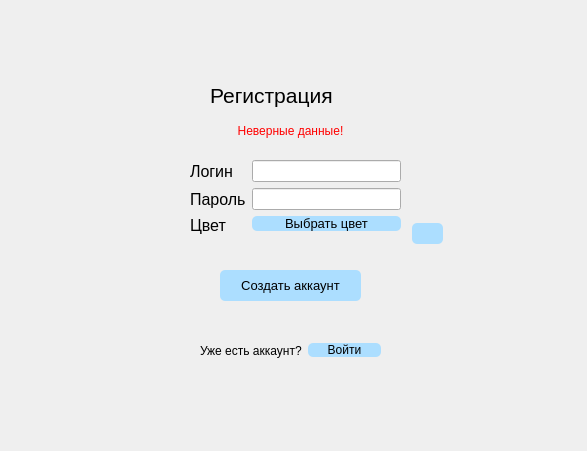
<?xml version="1.0" encoding="UTF-8"?>
<ui version="4.0">
 <class>MainWindow</class>
 <widget class="QMainWindow" name="MainWindow">
  <property name="geometry">
   <rect>
    <x>0</x>
    <y>0</y>
    <width>587</width>
    <height>451</height>
   </rect>
  </property>
  <property name="windowTitle">
   <string>MainWindow</string>
  </property>
  <property name="styleSheet">
   <string notr="true">QPushButton{
	background-color: rgb(172, 222, 255);
	border-radius: 5px;
}</string>
  </property>
  <widget class="QWidget" name="centralwidget">
   <widget class="QPushButton" name="reg_btn">
    <property name="geometry">
     <rect>
      <x>220</x>
      <y>270</y>
      <width>141</width>
      <height>31</height>
     </rect>
    </property>
    <property name="font">
     <font>
      <pointsize>10</pointsize>
     </font>
    </property>
    <property name="cursor">
     <cursorShape>PointingHandCursor</cursorShape>
    </property>
    <property name="text">
     <string>Создать аккаунт</string>
    </property>
   </widget>
   <widget class="QLabel" name="reg">
    <property name="geometry">
     <rect>
      <x>210</x>
      <y>70</y>
      <width>161</width>
      <height>51</height>
     </rect>
    </property>
    <property name="font">
     <font>
      <pointsize>16</pointsize>
     </font>
    </property>
    <property name="text">
     <string>Регистрация</string>
    </property>
   </widget>
   <widget class="QWidget" name="formLayoutWidget">
    <property name="geometry">
     <rect>
      <x>190</x>
      <y>160</y>
      <width>211</width>
      <height>91</height>
     </rect>
    </property>
    <layout class="QFormLayout" name="formLayout">
     <item row="0" column="1">
      <widget class="QLineEdit" name="login"/>
     </item>
     <item row="0" column="0">
      <widget class="QLabel" name="log">
       <property name="font">
        <font>
         <pointsize>12</pointsize>
        </font>
       </property>
       <property name="text">
        <string>Логин</string>
       </property>
      </widget>
     </item>
     <item row="1" column="0">
      <widget class="QLabel" name="pas">
       <property name="font">
        <font>
         <pointsize>12</pointsize>
        </font>
       </property>
       <property name="text">
        <string>Пароль</string>
       </property>
      </widget>
     </item>
     <item row="1" column="1">
      <widget class="QLineEdit" name="password"/>
     </item>
     <item row="2" column="0">
      <widget class="QLabel" name="label">
       <property name="font">
        <font>
         <pointsize>12</pointsize>
        </font>
       </property>
       <property name="text">
        <string>Цвет</string>
       </property>
      </widget>
     </item>
     <item row="2" column="1">
      <widget class="QPushButton" name="color_select">
       <property name="font">
        <font>
         <pointsize>10</pointsize>
        </font>
       </property>
       <property name="cursor">
        <cursorShape>PointingHandCursor</cursorShape>
       </property>
       <property name="text">
        <string>Выбрать цвет</string>
       </property>
      </widget>
     </item>
    </layout>
   </widget>
   <widget class="QWidget" name="horizontalLayoutWidget">
    <property name="geometry">
     <rect>
      <x>200</x>
      <y>320</y>
      <width>181</width>
      <height>61</height>
     </rect>
    </property>
    <layout class="QHBoxLayout" name="horizontalLayout">
     <item>
      <widget class="QLabel" name="qst">
       <property name="text">
        <string>Уже есть аккаунт?</string>
       </property>
      </widget>
     </item>
     <item>
      <widget class="QPushButton" name="log_btn">
       <property name="cursor">
        <cursorShape>PointingHandCursor</cursorShape>
       </property>
       <property name="text">
        <string>Войти</string>
       </property>
      </widget>
     </item>
    </layout>
   </widget>
   <widget class="QLabel" name="warning">
    <property name="geometry">
     <rect>
      <x>140</x>
      <y>120</y>
      <width>301</width>
      <height>21</height>
     </rect>
    </property>
    <property name="styleSheet">
     <string notr="true">color: rgb(255, 0, 0);</string>
    </property>
    <property name="text">
     <string>Неверные данные!</string>
    </property>
    <property name="alignment">
     <set>Qt::AlignCenter</set>
    </property>
   </widget>
   <widget class="QPushButton" name="pushButton">
    <property name="geometry">
     <rect>
      <x>412</x>
      <y>223</y>
      <width>31</width>
      <height>21</height>
     </rect>
    </property>
    <property name="text">
     <string/>
    </property>
   </widget>
  </widget>
 </widget>
 <resources/>
 <connections/>
</ui>
